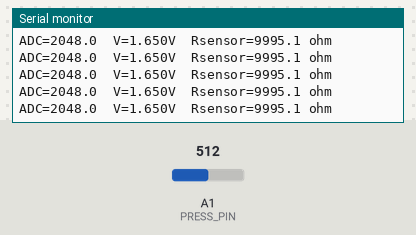
Bench run of a sketch on a simulated Arduino Zero (SAMD21). Parts: the last lines printed to the serial monitor. The inputs (shaded band) are chosen by the test bench; at power-on: A1 (PRESS_PIN) = 512 (analog values on the 0–1023 scale).

Above: at 1.4 s.
1.5 s: A1 (PRESS_PIN) set to 0
At 2.31 s:
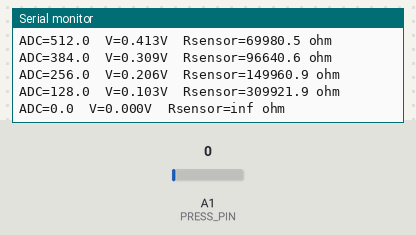
4.2 s: A1 (PRESS_PIN) set to 122
At 4.23 s:
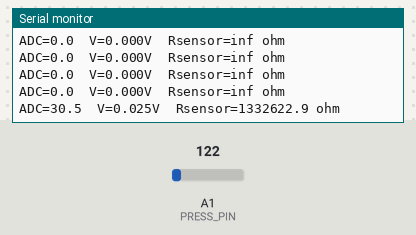
Timing chart, 0 to 7.2 s (numbered marks = the images above; inputs shaded):
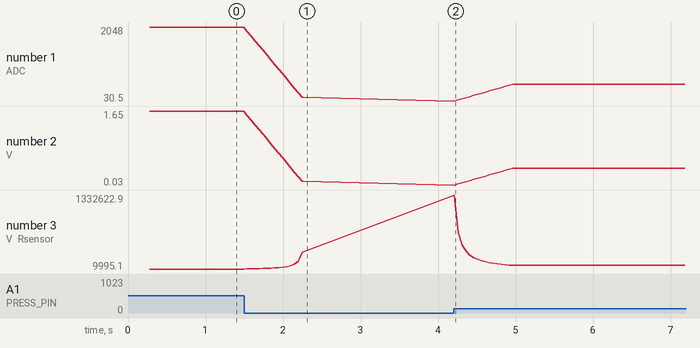

Measured:
- after the input at 1.5 s, the serial monitor: prints a new line at once (image 1)
- after the input at 4.2 s, the serial monitor: prints a new line at once (image 2)
- plotted number 1: 2048 → 128 after the input at 1.5 s, 128 → 488 after the input at 4.2 s
- plotted number 2: 1.65 → 0.1 after the input at 1.5 s, 0.1 → 0.39 after the input at 4.2 s
- plotted number 3: 9995.1 → 309921.9 after the input at 1.5 s, 309921.9 → 73913.9 after the input at 4.2 s

The sketch:

Pressure_Sensor.ino
```cpp
#include <Arduino.h>
#include <math.h>
#define PRESS_PIN A1

static const float VCC=3.3f;
static const float R_FIXED=10000.0f;
static const int N=16;
static uint16_t buf[N];
static uint32_t sum=0;
static int idx=0;
static float estimateRsensorOhm(float adcAvg)
{
  float vNode = VCC * adcAvg / 4095.0f;
  if (vNode < 0.001f) return INFINITY;
  return R_FIXED * (VCC - vNode) / vNode;
}

void setup()
{
  Serial.begin(115200);
  delay(200);
  analogReadResolution(12);
  for (int i = 0; i < N; i++) {
    uint16_t x = analogRead(PRESS_PIN);
    buf[i] = x;
    sum += x;
    delay(5);
  }
  Serial.println("Pressure sensor started.");
}

void loop()
{
  uint16_t x = analogRead(PRESS_PIN);

  sum -= buf[idx];
  buf[idx] = x;
  sum += buf[idx];
  idx = (idx + 1) % N;

  float adcAvg=(float)sum / (float)N;
  float vNode=VCC * adcAvg / 4095.0f;
  float rSens=estimateRsensorOhm(adcAvg);

  Serial.print("ADC=");
  Serial.print(adcAvg, 1);
  Serial.print("  V=");
  Serial.print(vNode, 3);
  Serial.print("V  Rsensor=");
  if (isinf(rSens)) Serial.print("inf");
  else Serial.print(rSens, 1);
  Serial.println(" ohm");
  delay(50);
}
```
